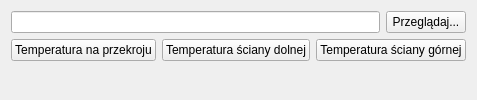
      <widget class="QWidget" name="tab_4">
       <attribute name="title">
        <string>Wizualizacja temperatur</string>
       </attribute>
       <layout class="QGridLayout" name="gridLayout_10">
        <item row="0" column="0">
         <widget class="QLineEdit" name="linePath"/>
        </item>
        <item row="0" column="1">
         <widget class="QPushButton" name="btnBrowse">
          <property name="text">
           <string>Przeglądaj...</string>
          </property>
         </widget>
        </item>
        <item row="1" column="0" colspan="2">
         <layout class="QHBoxLayout" name="horizontalLayout">
          <item>
           <widget class="QPushButton" name="btnTempX1">
            <property name="text">
             <string>Temperatura na przekroju</string>
            </property>
           </widget>
          </item>
          <item>
           <widget class="QPushButton" name="btnTempBottom">
            <property name="text">
             <string>Temperatura ściany dolnej</string>
            </property>
           </widget>
          </item>
          <item>
           <widget class="QPushButton" name="btnTempUpper">
            <property name="text">
             <string>Temperatura ściany górnej</string>
            </property>
           </widget>
          </item>
         </layout>
        </item>
        <item row="3" column="0" colspan="2">
         <widget class="QwtPlot" name="qwtPlot" native="true">
          <property name="sizePolicy">
           <sizepolicy hsizetype="Preferred" vsizetype="MinimumExpanding">
            <horstretch>0</horstretch>
            <verstretch>0</verstretch>
           </sizepolicy>
          </property>
         </widget>
        </item>
       </layout>
      </widget>
